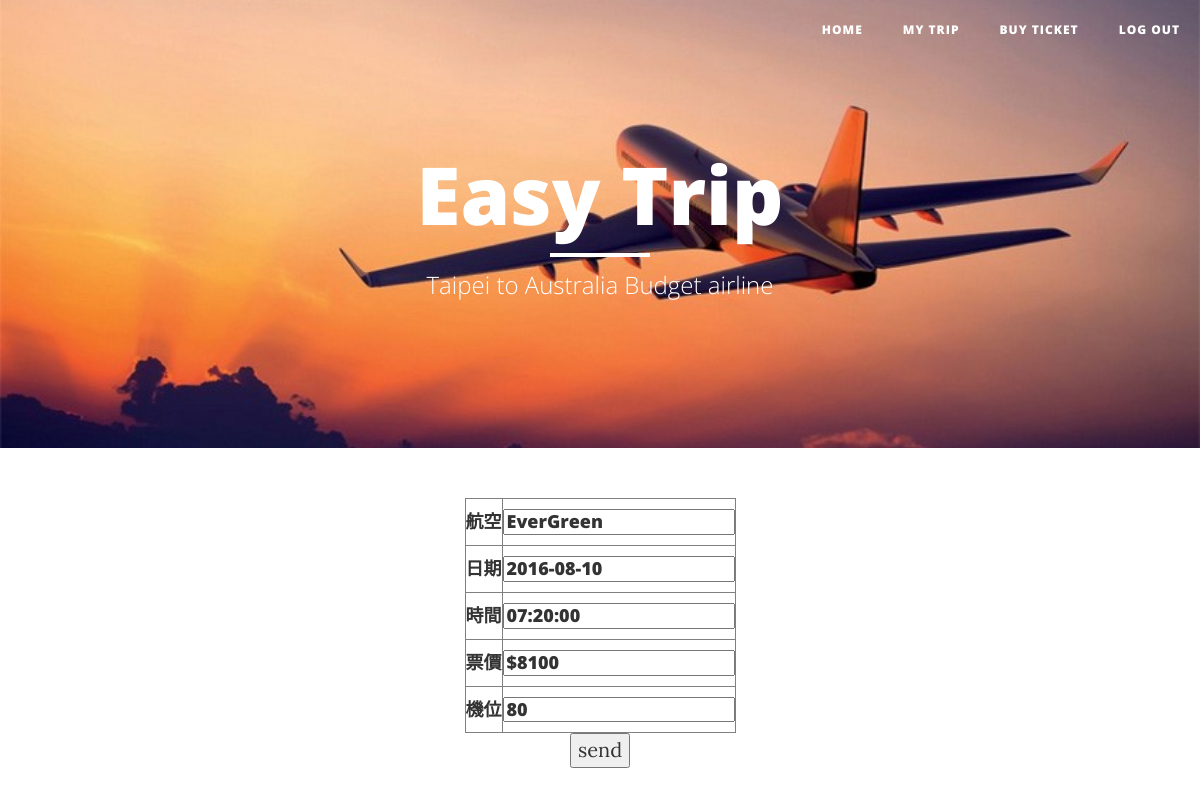
The page /updateData.php?no=3 (signed in) on the database its author committed.
### tables this page shows
CREATE TABLE `product` (
  `no` int(11) NOT NULL,
  `company` varchar(20) NOT NULL,
  `date` date NOT NULL,
  `time` time NOT NULL,
  `quantity` int(11) NOT NULL,
  `price` varchar(10) NOT NULL
);

### updateData.php (the view, shortened to what this page needs)
<html>
<head>
</head>
<body>
<?php
$no = $_GET["no"];
include('header.php');
$getSQL = "SELECT * FROM `product` WHERE `no`='" . $no . "'";
$result = mysql_query($getSQL);
$row = mysql_fetch_assoc($result);
?>
<center>
<form action="updateToSQL.php" method="post">
<table border="1">
	<tr>
		<td>
		<h4>航空</h4>
		</td>
		<td>
			<h4><input type="text" name="company" value="<?php echo $row["company"] ?>"/></h4>
		</td>
	</tr>
	<tr>
		<td>
		<h4>日期</h4>
		</td>
		<td>
			<h4><input type="text" name="date" value="<?php echo $row["date"] ?>" /></h4>
		</td>
	</tr>
	<tr>
		<td>
		<h4>時間</h4>
		</td>
		<td>
			<h4><input type="text" name="time" value="<?php echo $row["time"] ?>" /></h4>
		</td>
	</tr>
	<tr>
		<td>
		<h4>票價</h4>
		</td>
		<td>
			<h4><input type="text" name="price" value="<?php echo $row["price"] ?>"/></h4>
		</td>
	</tr>
	<tr>
		<td>
		<h4>機位</h4>
		</td>
		<td>
			<h4><input type="text" name="quantity" value="<?php echo $row["quantity"] ?>"/></h4>
		</td>
	</tr>
	</table>
	<button type="submit">send</button>
	</form>
</center>
</body>

### rows shown on the page
product: company "EverGreen", date "2016-08-10", time "07:20:00", price "$8100", quantity "80"
